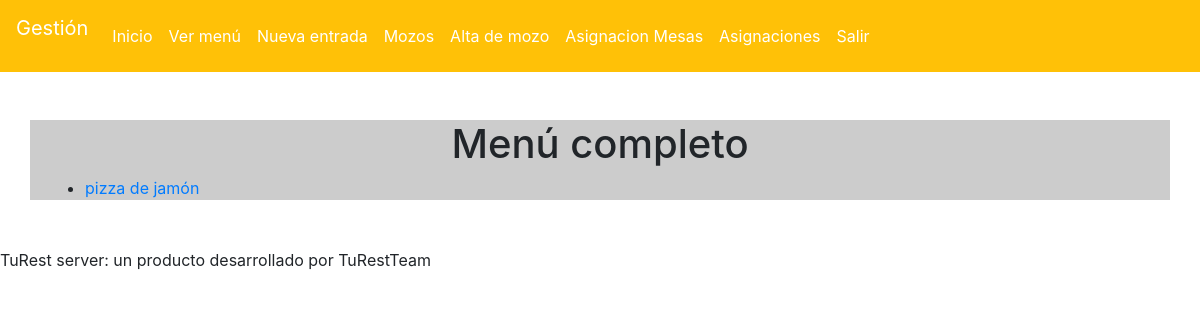
Page /panel/items (signed in) on the earlier database version.
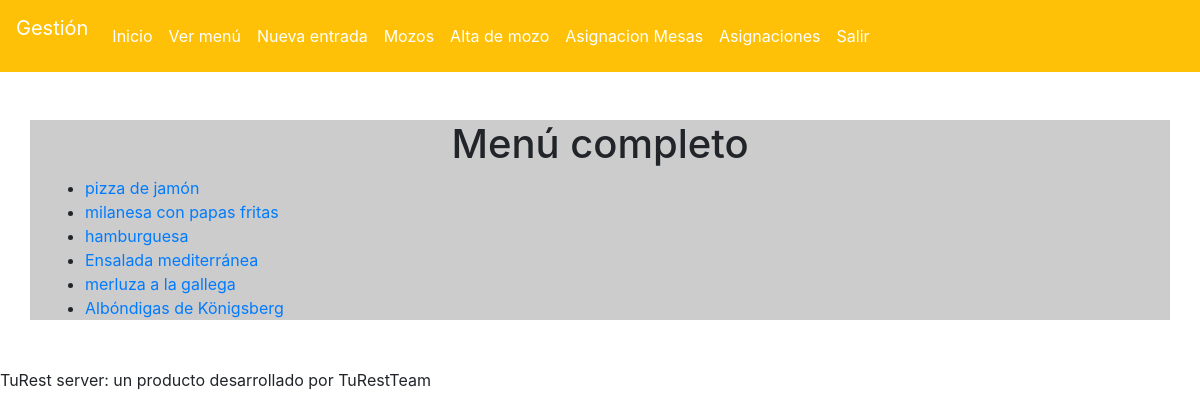
Same page on the later database version.
### administracion/models.py (models this page shows, shortened)
class Item(models.Model):
	author = models.ForeignKey('auth.User', on_delete=models.CASCADE)
	name = models.CharField(max_length=200)
	description = models.TextField()
	price = models.FloatField()
	created_date = models.DateTimeField(default=timezone.now)
	updateDate = models.DateTimeField(blank=True, null=True)

### administracion/views.py (the view)
# urls.py: path('items', views.itemList, name='itemList'),
@login_required
def itemList(request):
	return render(request, 'admin/items.html', {'items':Item.objects.all()})

### administracion/templates/admin/items.html
{% extends 'panelStructure.html' %}
{% block content %}
	<div class="row mt-5">
		<div class="col-12">
			<h1 class="text-center">Menú completo</h1>
		</div>
	</div>
	<ul>
		{% for item in items %}
			<li><a href="{% url 'itemInfo' pk=item.pk %}">{{item.name}}</a></li>
		{% endfor %}
	</ul>
	{% endblock %}

Differences in the rows shown:
added Item: name "milanesa con papas fritas"
added Item: name "hamburguesa"
added Item: name "Ensalada mediterránea"
added Item: name "merluza a la gallega"
added Item: name "Albóndigas de Königsberg"
